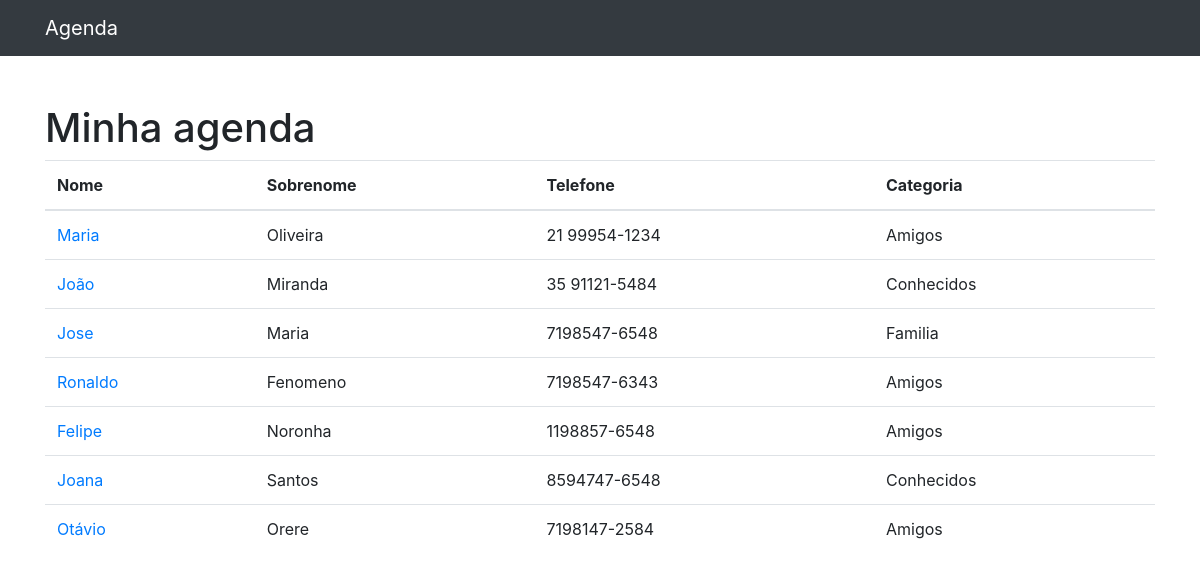
The page / on the database its author committed.
### contatos/models.py (models this page shows, shortened)
class Contato(models.Model):
    nome = models.CharField(max_length=255)
    sobrenome = models.CharField(max_length=255, blank=True)
    telefone = models.CharField(max_length=255)
    email = models.CharField(max_length=255)
    data_criacao = models.DateTimeField(default=timezone.now)
    descricao = models.TextField(blank=True)
    categoria = models.ForeignKey(Categoria, on_delete=models.DO_NOTHING)

class Categoria(models.Model):
    nome = models.CharField(max_length=255)
    def __str__(self):
        return self.nome

### contatos/views.py (the view)
# urls.py: path('', views.index, name='index'),
def index(request):
    contatos = Contato.objects.all()
    return render(request, 'contatos/index.html', {'contatos': contatos})

### contatos/templates/contatos/index.html
{% extends 'base.html' %}
{% block conteudo %}
        <h1 class="mt-5">Minha agenda</h1>
        <table class="table">
          <thead>
            <tr>
              <th>Nome</th>
              <th>Sobrenome</th>
              <th>Telefone</th>
              <th>Categoria</th>
            </tr>
          </thead>
          <tbody>
          {% for contato in contatos %}
            <tr>
              <td>
                <a href="{%url 'ver_contato' contato.id %}"> {{contato.nome}}</a>
              </td>
              <td>{{contato.sobrenome}}</td>
              <td>{{contato.telefone}}</td>
              <td>{{contato.categoria}}</td>
            </tr>
          {% endfor %}
          </tbody>
        </table>
{% endblock %}

### templates/base.html (shortened to what this page needs)
{% load static %}
<!DOCTYPE html>
<html lang="pt">
<head>
  {% include 'parciais/_head.html' %}
</head>
<body>
  {% include 'parciais/_nav.html' %}
  <div class="container">
    <div class="row">
      <div class="col-lg-12">
        {% block conteudo %} {% endblock %}
      </div>
    </div>
  </div>
</body>
</html>

### templates/parciais/_head.html (shortened to what this page needs)
{% load static %}
  <link href="{% static 'vendor/bootstrap/css/bootstrap.min.css' %}" rel="stylesheet">

### templates/parciais/_nav.html (shortened to what this page needs)
  <nav class="navbar navbar-expand-lg navbar-dark bg-dark static-top">
    <div class="container">
      <a class="navbar-brand" href="{% url 'index' %}">Agenda</a>
    </div>
  </nav>

### rows shown on the page
Contato: nome "Maria", sobrenome "Oliveira", telefone "21 99954-1234", categoria "Amigos"
Contato: nome "João", sobrenome "Miranda", telefone "35 91121-5484", categoria "Conhecidos"
Contato: nome "Jose", sobrenome "Maria", telefone "7198547-6548", categoria "Familia"
Contato: nome "Ronaldo", sobrenome "Fenomeno", telefone "7198547-6343", categoria "Amigos"
Contato: nome "Felipe", sobrenome "Noronha", telefone "1198857-6548", categoria "Amigos"
Contato: nome "Joana", sobrenome "Santos", telefone "8594747-6548", categoria "Conhecidos"
Contato: nome "Otávio", sobrenome "Orere", telefone "7198147-2584", categoria "Amigos"
